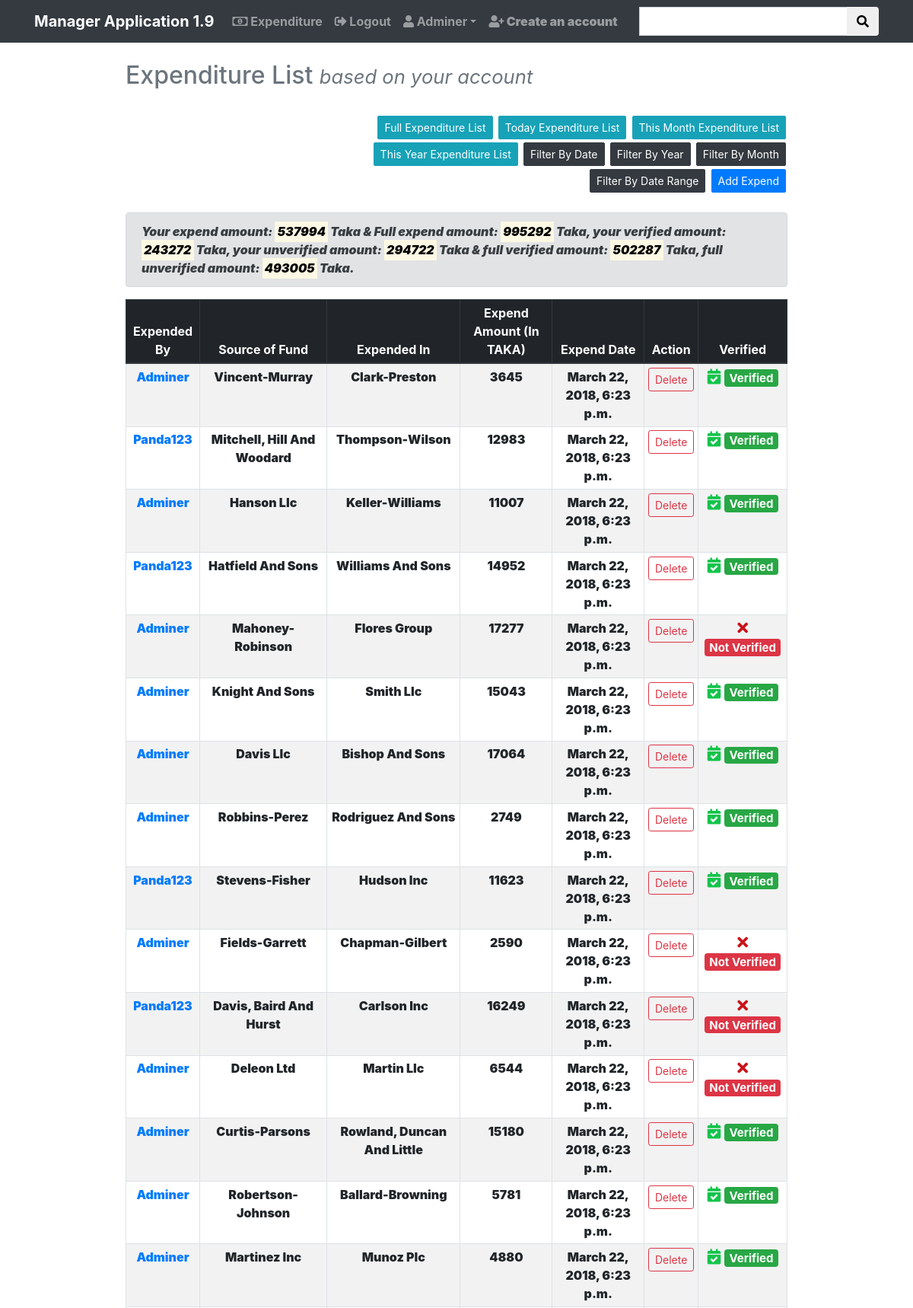
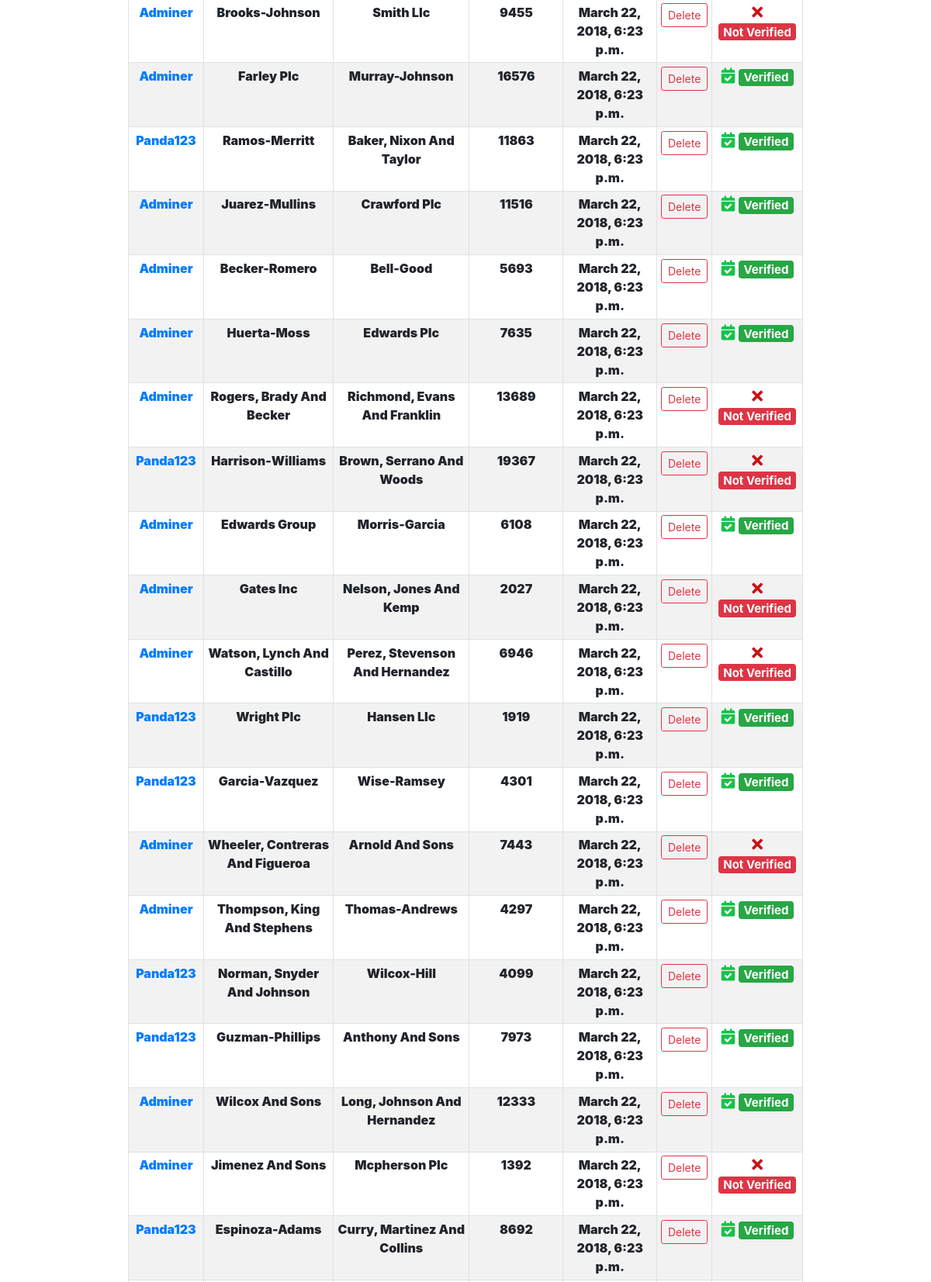
/expenditure/ (signed in, upper part), run on the app's committed database (2 pictures, top to bottom).
### expend/models.py (models this page shows, shortened)
class Expend(models.Model):
    select = (
        ('yes', 'yes'),
        ('no', 'no')
    )
    by_user = models.CharField(max_length=255, blank=False, unique=False, null=True)
    added_date = models.DateTimeField(auto_now_add=True)
    updated_date = models.DateTimeField(auto_now=True)
    source_fund = models.CharField(max_length=255)
    source_amount = models.PositiveIntegerField()
    expend_in = models.CharField(max_length=255)
    expend_amount = models.PositiveIntegerField()
    description = models.TextField(blank=True)
    verified = models.CharField(choices=select, max_length=255, default='no')
    def get_absolute_url(self):
        return reverse('expenditure:expend_detail', kwargs={'pk': self.pk})

### expend/views.py (the view)
# urls.py: path('', login_required(views.ExpendListView.as_view()),
class ExpendListView(ListView):
    model = models.Expend
    template_name = 'expend/expend_list.html'
    ordering = ['-added_date']
    context_object_name = 'filter_date'
    def get_context_data(self, **kwargs):
        context = super().get_context_data(**kwargs)
        context['filter_date_user'] = models.Expend.objects.filter(
            by_user__exact=self.request.user.username).order_by('-added_date')
        context['sum_user_expend_amount'] = models.Expend.objects.filter(
            by_user__exact=self.request.user.username).aggregate(
            Sum('expend_amount')).get('expend_amount__sum', 0.00)
        context['sum_user_expend_amount_verified'] = models.Expend.objects.filter(
            by_user__exact=self.request.user.username,
            verified__exact='yes').aggregate(Sum('expend_amount')).get('expend_amount__sum', 0.00)
        context['sum_user_expend_amount_unverified'] = models.Expend.objects.filter(
            by_user__exact=self.request.user.username,
            verified__exact='no').aggregate(
            Sum('expend_amount')).get('expend_amount__sum', 0.00)
        context['sum_expend_amount'] = models.Expend.objects.aggregate(Sum('expend_amount')).get('expend_amount__sum', 0.00)
        context['sum_expend_amount_verified'] = models.Expend.objects.filter(verified__exact='yes').aggregate(
            Sum('expend_amount')).get('expend_amount__sum', 0.00)
        context['sum_expend_amount_unverified'] = models.Expend.objects.filter(verified__exact='no').aggregate(
            Sum('expend_amount')).get('expend_amount__sum', 0.00)
        return context

### expend/templates/expend/expend_list.html (shortened to what this page needs)
{% extends 'base.html' %}
{% block content %}
{% now "Y" as current_year %}
{% now "m" as current_month %}
<div class="container-fluid">
    <div class="row justify-content-center">
        <div class="col-md-9">
            <h2 class="text-muted">Expenditure List {% if filter_by_time %}<small><mark>{{ filter_by_time }}</mark></small>{% endif %} <small class="d-print-none"><i>based on your account</i></small></h2>
            <br>
            <div class="row">
                {% if form %}
                {% load bootstrap4 %}
                {% endif %}
                <div class="col-md-8 ml-auto text-right">
                    <a type="submit" class="btn btn-sm btn-info d-print-none btn-mar" href="{% url 'expenditure:expend' %}">Full Expenditure List</a>
                    <a type="submit" class="btn btn-sm btn-info d-print-none btn-mar" href="{% url 'expenditure:expend_by_today' %}">Today Expenditure List</a>
                    <a type="submit" class="btn btn-sm btn-info d-print-none btn-mar" href="{% url 'expenditure:expend_by_month' year=current_year month=current_month %}">This Month Expenditure List</a>
                    <a type="submit" class="btn btn-sm btn-info d-print-none btn-mar" href="{% url 'expenditure:expend_by_year' year=current_year %}">This Year Expenditure List</a>
                    <a type="submit" class="btn btn-sm btn-dark d-print-none btn-mar" href="{% url 'expenditure:expend_filter_date' %}">Filter By Date</a>
                    <a type="submit" class="btn btn-sm btn-dark d-print-none btn-mar" href="{% url 'expenditure:expend_filter_year' %}">Filter By Year</a>
                    <a type="submit" class="btn btn-sm btn-dark d-print-none btn-mar" href="{% url 'expenditure:expend_filter_month' %}">Filter By Month</a>
                    <a type="submit" class="btn btn-sm btn-dark d-print-none btn-mar" href="{% url 'expenditure:expend_filter_range' %}">Filter By Date Range</a>
                    <a type="submit" class="btn btn-sm btn-primary d-print-none btn-mar" href="{% url 'expenditure:expend_create' %}">Add Expend</a>
                </div>
            </div>
            <br>
            <div class="alert alert-secondary">
                {% if request.user.is_authenticated and request.user.is_superuser %}
                <i><b>Your expend amount: <mark>{{ sum_user_expend_amount }}</mark> Taka &
                    Full expend amount: <mark>{{ sum_expend_amount }}</mark> Taka,
                    your verified amount: <mark>{{ sum_user_expend_amount_verified }}</mark> Taka,
                    your unverified amount: <mark>{{ sum_user_expend_amount_unverified }}</mark> Taka &
                    full verified amount: <mark>{{ sum_expend_amount_verified }}</mark> Taka,
                    full unverified amount: <mark>{{ sum_expend_amount_unverified }}</mark> Taka.</b></i>
                {% else %}
                    <i><b>Your expend amount: <mark>{{ sum_user_expend_amount }}</mark> Taka,
                        your verified amount: <mark>{{ sum_user_expend_amount_verified }}</mark> Taka &
                        your unverified amount: <mark>{{ sum_user_expend_amount_unverified }}</mark> Taka.</b></i>
                {% endif %}
            </div>
            <table class="table table-striped table-hover table-responsive-xl table-responsive-lg table-responsive-md table-responsive-sm table-bordered table-sm text-center">
                {% if request.user.is_authenticated and request.user.is_superuser %}
                <thead class="thead-dark">
                    <tr>
                        <th>Expended By</th>
                        <th>Source of Fund</th>
                        <th>Expended In</th>
                        <th>Expend Amount (In TAKA)</th>
                        <th>Expend Date</th>
                        <th class="d-print-none">Action</th>
                        <th>Verified</th>
                    </tr>
                </thead>
                {% endif %}
                {% if request.user.is_authenticated and request.user.is_superuser %}
                {% for expend in filter_date %}
                    <tr>
                        <td><a href="{{ expend.get_absolute_url }}">{{ expend.by_user|title }}</a></td>
                        <td>{{ expend.source_fund|title }}</td>
                        <td>{{ expend.expend_in|title }}</td>
                        <td>{{ expend.expend_amount }}</td>
                        <td>{{ expend.added_date }}</td>
                        <td class="d-print-none"><a class="btn btn-sm btn-outline-danger" href="{% url 'expenditure:expend_delete' pk=expend.pk %}">Delete</a></td>
                        <th>{% if expend.verified == 'no' %}<h5><i class="fas fa-times d-print-none" style="color:#c91218"></i> <span class="badge badge-danger">Not Verified</span></h5>
                            {% else %}<h5><i class="fas fa-calendar-check d-print-none" style="color:#13c44b"></i> <span class="badge badge-success">Verified</span></h5>{% endif %}</th>
                    </tr>
                {% endfor %}
                {% endif %}
            </table>
        </div>
    </div>
</div>
{% endblock %}

### templates/base.html (shortened to what this page needs)
<!DOCTYPE html>
{% load staticfiles %}
<html lang="en">
<head>
    <link rel="stylesheet" href="https://use.fontawesome.com/releases/v5.0.8/css/all.css">
    <link rel="stylesheet" href="https://maxcdn.bootstrapcdn.com/bootstrap/4.0.0/css/bootstrap.min.css">
</head>
<body>
    <nav class="navbar navbar-expand-sm navbar-dark bg-dark">
        <div class="container">
            <a class="navbar-brand" href="{% url 'account:home' %}"><b>Manager Application 1.9</b></a>
            <div class="collapse navbar-collapse" id="navbarNavDropdown">
                <ul class="navbar-nav mr-auto">
                    {% if request.user.is_authenticated %}
                        <li class="nav-item">
                            <b><a class="nav-link" href="{% url 'expenditure:expend' %}"><i class="far fa-money-bill-alt"></i> Expenditure</a></b>
                        </li>
                        <li class="nav-item">
                            <b><a class="nav-link" href="{% url 'account:logout' %}"><i class="fas fa-sign-out-alt"></i> Logout</a></b>
                        </li>
                        <li class="nav-item dropdown">
                            <a  class="nav-link dropdown-toggle" id="navbarDropdownMenuLink" data-toggle="dropdown" aria-haspopup="true" aria-expanded="false" href="#"><b><i class="fas fa-user"></i> {{ request.user.username|title }}<b></a>
                        </li>
                        {% if request.user.is_authenticated and request.user.is_superuser %}
                            <li class="nav-item">
                                <b><a class="nav-link" href="{% url 'account:signup' %}"><i class="fas fa-user-plus"></i> Create an account</a></b>
                            </li>
                        {% endif %}
                    {% else %}
                        <li class="nav-item">
                            <b><a class="nav-link" href="{% url 'account:login' %}">Login</a></b>
                        </li>
                    {% endif %}
                </ul>
                <form method="get" class="form-inline" action="{% url 'expenditure:search' %}">
                    <div class="input-group">
                      <input type="text" class="form-control" name="search" value="{{ query_string }}">
                      <div class="input-group-append">
                        <button class="btn" type="submit"><i class="fas fa-search"></i></button>
                      </div>
                    </div>
                </form>
            </div>
        </div>
    </nav>
{% block header %}
<br/>
{% endblock %}
{% block content %}{% endblock %}
{% block footer %}
<br/>
{% endblock %}
</body>
</html>

### templates/base.html (style rules this page uses)
.btn-mar { margin:2px;border-radius:2px; }
.form-control { border-radius:0px; }

### data on the page
Expend: by_user "Adminer", source_fund "Vincent-Murray", expend_in "Clark-Preston", expend_amount "3645", added_date "March 22, 2018, 6:23 p.m.", verified "yes" (drawn)
Expend: by_user "Panda123", source_fund "Mitchell, Hill And Woodard", expend_in "Thompson-Wilson", expend_amount "12983", added_date "March 22, 2018, 6:23 p.m.", verified "yes" (drawn)
Expend: by_user "Adminer", source_fund "Hanson Llc", expend_in "Keller-Williams", expend_amount "11007", added_date "March 22, 2018, 6:23 p.m.", verified "yes" (drawn)
Expend: by_user "Panda123", source_fund "Hatfield And Sons", expend_in "Williams And Sons", expend_amount "14952", added_date "March 22, 2018, 6:23 p.m.", verified "yes" (drawn)
Expend: by_user "Adminer", source_fund "Mahoney-Robinson", expend_in "Flores Group", expend_amount "17277", added_date "March 22, 2018, 6:23 p.m.", verified "no" (drawn)
Expend: by_user "Adminer", source_fund "Knight And Sons", expend_in "Smith Llc", expend_amount "15043", added_date "March 22, 2018, 6:23 p.m.", verified "yes" (drawn)
Expend: by_user "Adminer", source_fund "Davis Llc", expend_in "Bishop And Sons", expend_amount "17064", added_date "March 22, 2018, 6:23 p.m.", verified "yes" (drawn)
Expend: by_user "Adminer", source_fund "Robbins-Perez", expend_in "Rodriguez And Sons", expend_amount "2749", added_date "March 22, 2018, 6:23 p.m.", verified "yes" (drawn)
Expend: by_user "Panda123", source_fund "Stevens-Fisher", expend_in "Hudson Inc", expend_amount "11623", added_date "March 22, 2018, 6:23 p.m.", verified "yes" (drawn)
Expend: by_user "Adminer", source_fund "Fields-Garrett", expend_in "Chapman-Gilbert", expend_amount "2590", added_date "March 22, 2018, 6:23 p.m.", verified "no" (drawn)
Expend: by_user "Panda123", source_fund "Davis, Baird And Hurst", expend_in "Carlson Inc", expend_amount "16249", added_date "March 22, 2018, 6:23 p.m.", verified "no" (drawn)
Expend: by_user "Adminer", source_fund "Deleon Ltd", expend_in "Martin Llc", expend_amount "6544", added_date "March 22, 2018, 6:23 p.m.", verified "no" (drawn)
Expend: by_user "Adminer", source_fund "Curtis-Parsons", expend_in "Rowland, Duncan And Little", expend_amount "15180", added_date "March 22, 2018, 6:23 p.m.", verified "yes" (drawn)
Expend: by_user "Adminer", source_fund "Robertson-Johnson", expend_in "Ballard-Browning", expend_amount "5781", added_date "March 22, 2018, 6:23 p.m.", verified "yes" (drawn)
Expend: by_user "Adminer", source_fund "Martinez Inc", expend_in "Munoz Plc", expend_amount "4880", added_date "March 22, 2018, 6:23 p.m.", verified "yes" (drawn)
Expend: by_user "Adminer", source_fund "Brooks-Johnson", expend_in "Smith Llc", expend_amount "9455", added_date "March 22, 2018, 6:23 p.m.", verified "no" (drawn)
Expend: by_user "Adminer", source_fund "Farley Plc", expend_in "Murray-Johnson", expend_amount "16576", added_date "March 22, 2018, 6:23 p.m.", verified "yes" (drawn)
Expend: by_user "Panda123", source_fund "Ramos-Merritt", expend_in "Baker, Nixon And Taylor", expend_amount "11863", added_date "March 22, 2018, 6:23 p.m.", verified "yes" (drawn)
Expend: by_user "Adminer", source_fund "Juarez-Mullins", expend_in "Crawford Plc", expend_amount "11516", added_date "March 22, 2018, 6:23 p.m.", verified "yes" (drawn)
Expend: by_user "Adminer", source_fund "Becker-Romero", expend_in "Bell-Good", expend_amount "5693", added_date "March 22, 2018, 6:23 p.m.", verified "yes" (drawn)
Expend: by_user "Adminer", source_fund "Huerta-Moss", expend_in "Edwards Plc", expend_amount "7635", added_date "March 22, 2018, 6:23 p.m.", verified "yes" (drawn)
Expend: by_user "Adminer", source_fund "Rogers, Brady And Becker", expend_in "Richmond, Evans And Franklin", expend_amount "13689", added_date "March 22, 2018, 6:23 p.m.", verified "no" (drawn)
Expend: by_user "Panda123", source_fund "Harrison-Williams", expend_in "Brown, Serrano And Woods", expend_amount "19367", added_date "March 22, 2018, 6:23 p.m.", verified "no" (drawn)
Expend: by_user "Adminer", source_fund "Edwards Group", expend_in "Morris-Garcia", expend_amount "6108", added_date "March 22, 2018, 6:23 p.m.", verified "yes" (drawn)
Expend: by_user "Adminer", source_fund "Gates Inc", expend_in "Nelson, Jones And Kemp", expend_amount "2027", added_date "March 22, 2018, 6:23 p.m.", verified "no" (drawn)
Expend: by_user "Adminer", source_fund "Watson, Lynch And Castillo", expend_in "Perez, Stevenson And Hernandez", expend_amount "6946", added_date "March 22, 2018, 6:23 p.m.", verified "no" (drawn)
Expend: by_user "Panda123", source_fund "Wright Plc", expend_in "Hansen Llc", expend_amount "1919", added_date "March 22, 2018, 6:23 p.m.", verified "yes" (drawn)
Expend: by_user "Panda123", source_fund "Garcia-Vazquez", expend_in "Wise-Ramsey", expend_amount "4301", added_date "March 22, 2018, 6:23 p.m.", verified "yes" (drawn)
Expend: by_user "Adminer", source_fund "Wheeler, Contreras And Figueroa", expend_in "Arnold And Sons", expend_amount "7443", added_date "March 22, 2018, 6:23 p.m.", verified "no" (drawn)
Expend: by_user "Adminer", source_fund "Thompson, King And Stephens", expend_in "Thomas-Andrews", expend_amount "4297", added_date "March 22, 2018, 6:23 p.m.", verified "yes" (drawn)
Expend: by_user "Panda123", source_fund "Norman, Snyder And Johnson", expend_in "Wilcox-Hill", expend_amount "4099", added_date "March 22, 2018, 6:23 p.m.", verified "yes" (drawn)
Expend: by_user "Panda123", source_fund "Guzman-Phillips", expend_in "Anthony And Sons", expend_amount "7973", added_date "March 22, 2018, 6:23 p.m.", verified "yes" (drawn)
Expend: by_user "Adminer", source_fund "Wilcox And Sons", expend_in "Long, Johnson And Hernandez", expend_amount "12333", added_date "March 22, 2018, 6:23 p.m.", verified "yes" (drawn)
Expend: by_user "Adminer", source_fund "Jimenez And Sons", expend_in "Mcpherson Plc", expend_amount "1392", added_date "March 22, 2018, 6:23 p.m.", verified "no" (drawn)
Expend: by_user "Panda123", source_fund "Espinoza-Adams", expend_in "Curry, Martinez And Collins", expend_amount "8692", added_date "March 22, 2018, 6:23 p.m.", verified "yes" (drawn)

### other printed values
{{ request.user.username|title }} "Adminer"
{{ sum_user_expend_amount }} "537994"
{{ sum_expend_amount }} "995292"
{{ sum_user_expend_amount_verified }} "243272"
{{ sum_user_expend_amount_unverified }} "294722"
{{ sum_expend_amount_verified }} "502287"
{{ sum_expend_amount_unverified }} "493005"
